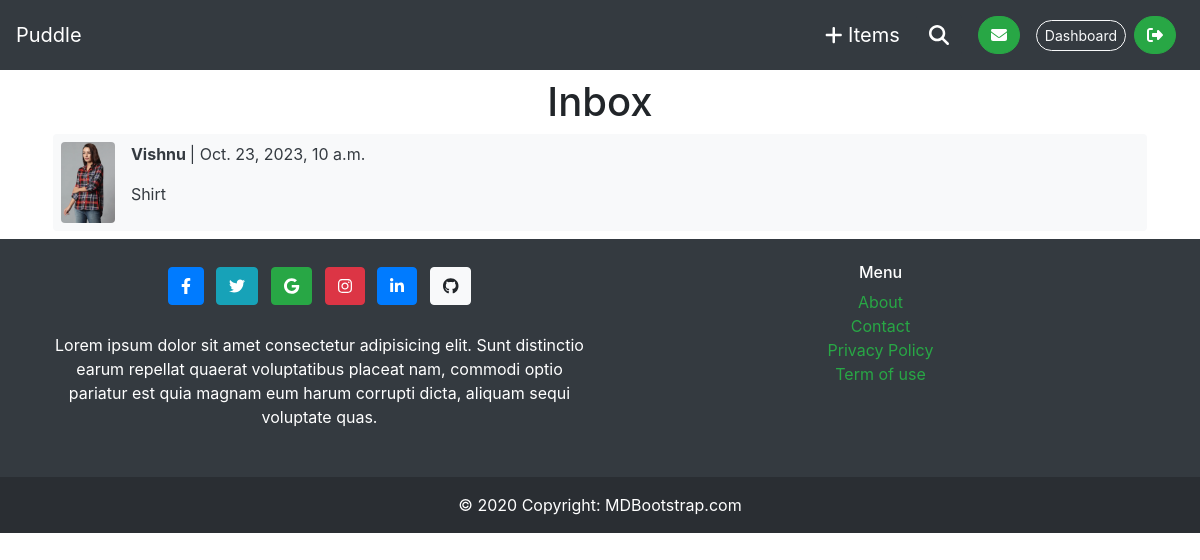
The page /inbox/ (signed in) on the database its author committed.
### conversation/models.py (models this page shows)
class Conversation(models.Model):
    item = models.ForeignKey(Item, related_name='conversations',on_delete=models.CASCADE)
    members = models.ManyToManyField(User, related_name='conversations')
    created_at = models.DateTimeField(auto_now_add=True)
    modified_at = models.DateTimeField(auto_now=True)
    class Meta:
        ordering = ('-modified_at',)

### item/models.py (models this page shows, shortened)
class Item(models.Model):
    category = models.ForeignKey(Category, related_name='items', on_delete=models.CASCADE)
    name = models.CharField(max_length=255)
    description = models.TextField(blank=True, null=True)
    price = models.FloatField()
    image= models.ImageField(upload_to='item_images', blank=True, null=True)
    is_sold = models.BooleanField(default=False)
    created_by = models.ForeignKey(User, related_name='items', on_delete= models.CASCADE)
    created_at = models.DateTimeField(auto_now_add=True)
    class Meta:
        ordering = ('name',)

### conversation/views.py (the view)
# urls.py: path('',views.inbox,name='inbox'),
@login_required
def inbox(request):
    conversations = Conversation.objects.filter(members__in=[request.user.id])
    return render(request, 'conversation/inbox.html',{
        'conversations': conversations,
    })

### conversation/templates/conversation/inbox.html (shortened to what this page needs)
{% extends "core/base.html" %}
{% block content %}
    <h1 class="text-center m-2">Inbox </h1>
    <div class="bg-light rounded m-2 p-2 " >
        {% for conversation in conversations  %}
            <a href="{% url "conversation:detail" conversation.id %}" class="text-dark" style="text-decoration:none">
                <div class="media">
                        <img src="{{conversation.item.image.url}}" class="align-self-start mr-3 rounded" alt="" style="width:5%;">
                    <div class="media-body">
                        {% for member in conversation.members.all %}
                            {% if member != request.user %}
                                <p class=""><strong>{{member.username}} </strong> | {{conversation.modified_at}}</p>
                                <p> {{conversation.item.name}} </p>
                            {% endif %}
                        {% endfor %}
                    </div>
                </div>
            </a>
        {% endfor %}
    </div>
{% endblock content%}

### rows shown on the page
Conversation: item.image (picture), modified_at "Oct. 23, 2023, 10 a.m.", item.name "Shirt"

### other values the page prints
{{ member.username }} "Vishnu"
